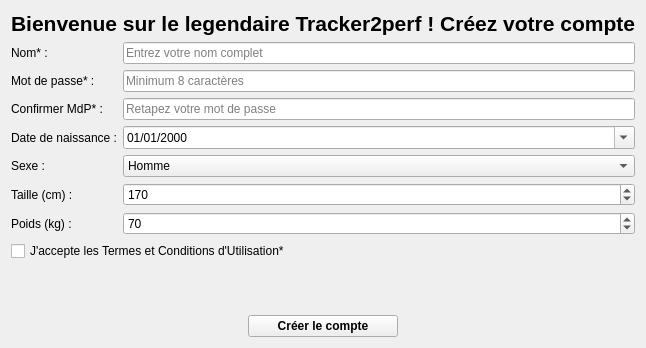
<?xml version="1.0" encoding="UTF-8"?>
<ui version="4.0">
 <class>FormCreationCompte</class>
 <widget class="QWidget" name="FormCreationCompte">
  <property name="geometry">
   <rect>
    <x>0</x>
    <y>0</y>
    <width>628</width>
    <height>348</height>
   </rect>
  </property>
  <property name="windowTitle">
   <string>Création de Compte</string>
  </property>
  <layout class="QVBoxLayout" name="verticalLayout_Main">
   <item>
    <widget class="QLabel" name="label_Bienvenue">
     <property name="font">
      <font>
       <pointsize>16</pointsize>
       <bold>true</bold>
      </font>
     </property>
     <property name="text">
      <string>Bienvenue sur le legendaire Tracker2perf ! Créez votre compte</string>
     </property>
     <property name="alignment">
      <set>Qt::AlignmentFlag::AlignCenter</set>
     </property>
    </widget>
   </item>
   <item>
    <layout class="QHBoxLayout" name="horizontalLayout_Content">
     <item>
      <layout class="QGridLayout" name="gridLayout_Form">
       <item row="3" column="1">
        <widget class="QDateEdit" name="dateEdit_Naissance">
         <property name="displayFormat">
          <string>dd/MM/yyyy</string>
         </property>
         <property name="calendarPopup">
          <bool>true</bool>
         </property>
        </widget>
       </item>
       <item row="1" column="1">
        <widget class="QLineEdit" name="lineEdit_Password">
         <property name="echoMode">
          <enum>QLineEdit::EchoMode::Password</enum>
         </property>
         <property name="placeholderText">
          <string>Minimum 8 caractères</string>
         </property>
        </widget>
       </item>
       <item row="0" column="1">
        <widget class="QLineEdit" name="lineEdit_Nom">
         <property name="placeholderText">
          <string>Entrez votre nom complet</string>
         </property>
        </widget>
       </item>
       <item row="6" column="1">
        <widget class="QSpinBox" name="spinBox_Poids">
         <property name="minimum">
          <number>20</number>
         </property>
         <property name="maximum">
          <number>250</number>
         </property>
         <property name="value">
          <number>70</number>
         </property>
        </widget>
       </item>
       <item row="1" column="0">
        <widget class="QLabel" name="label_Password">
         <property name="text">
          <string>Mot de passe* :</string>
         </property>
         <property name="buddy">
          <cstring>lineEdit_Password</cstring>
         </property>
        </widget>
       </item>
       <item row="4" column="1">
        <widget class="QComboBox" name="comboBox_Genre">
         <item>
          <property name="text">
           <string>Homme</string>
          </property>
         </item>
         <item>
          <property name="text">
           <string>Femme</string>
          </property>
         </item>
        </widget>
       </item>
       <item row="6" column="0">
        <widget class="QLabel" name="label_Poids">
         <property name="text">
          <string>Poids (kg) :</string>
         </property>
         <property name="buddy">
          <cstring>spinBox_Poids</cstring>
         </property>
        </widget>
       </item>
       <item row="5" column="1">
        <widget class="QSpinBox" name="spinBox_Taille">
         <property name="minimum">
          <number>50</number>
         </property>
         <property name="maximum">
          <number>250</number>
         </property>
         <property name="value">
          <number>170</number>
         </property>
        </widget>
       </item>
       <item row="0" column="0">
        <widget class="QLabel" name="label_Nom">
         <property name="text">
          <string>Nom* :</string>
         </property>
         <property name="buddy">
          <cstring>lineEdit_Nom</cstring>
         </property>
        </widget>
       </item>
       <item row="5" column="0">
        <widget class="QLabel" name="label_Taille">
         <property name="text">
          <string>Taille (cm) :</string>
         </property>
         <property name="buddy">
          <cstring>spinBox_Taille</cstring>
         </property>
        </widget>
       </item>
       <item row="4" column="0">
        <widget class="QLabel" name="label_Sexe">
         <property name="text">
          <string>Sexe :</string>
         </property>
         <property name="buddy">
          <cstring>comboBox_Genre</cstring>
         </property>
        </widget>
       </item>
       <item row="3" column="0">
        <widget class="QLabel" name="label_DateNaissance">
         <property name="text">
          <string>Date de naissance :</string>
         </property>
         <property name="buddy">
          <cstring>dateEdit_Naissance</cstring>
         </property>
        </widget>
       </item>
       <item row="2" column="0">
        <widget class="QLabel" name="label_PasswordConfirm">
         <property name="text">
          <string>Confirmer MdP* :</string>
         </property>
         <property name="buddy">
          <cstring>lineEdit_PasswordConfirm</cstring>
         </property>
        </widget>
       </item>
       <item row="2" column="1">
        <widget class="QLineEdit" name="lineEdit_PasswordConfirm">
         <property name="echoMode">
          <enum>QLineEdit::EchoMode::Password</enum>
         </property>
         <property name="placeholderText">
          <string>Retapez votre mot de passe</string>
         </property>
        </widget>
       </item>
      </layout>
     </item>
    </layout>
   </item>
   <item>
    <widget class="QCheckBox" name="checkBox_Terms">
     <property name="text">
      <string>J'accepte les Termes et Conditions d'Utilisation*</string>
     </property>
    </widget>
   </item>
   <item>
    <spacer name="verticalSpacer_Bottom">
     <property name="orientation">
      <enum>Qt::Orientation::Vertical</enum>
     </property>
     <property name="sizeHint" stdset="0">
      <size>
       <width>20</width>
       <height>15</height>
      </size>
     </property>
    </spacer>
   </item>
   <item>
    <layout class="QHBoxLayout" name="horizontalLayout_Buttons">
     <item>
      <spacer name="horizontalSpacer_ButtonLeft">
       <property name="orientation">
        <enum>Qt::Orientation::Horizontal</enum>
       </property>
       <property name="sizeHint" stdset="0">
        <size>
         <width>40</width>
         <height>20</height>
        </size>
       </property>
      </spacer>
     </item>
     <item>
      <widget class="QPushButton" name="pushButton_Confirm">
       <property name="minimumSize">
        <size>
         <width>150</width>
         <height>0</height>
        </size>
       </property>
       <property name="font">
        <font>
         <bold>true</bold>
        </font>
       </property>
       <property name="text">
        <string>Créer le compte</string>
       </property>
      </widget>
     </item>
     <item>
      <spacer name="horizontalSpacer_ButtonRight">
       <property name="orientation">
        <enum>Qt::Orientation::Horizontal</enum>
       </property>
       <property name="sizeHint" stdset="0">
        <size>
         <width>40</width>
         <height>20</height>
        </size>
       </property>
      </spacer>
     </item>
    </layout>
   </item>
  </layout>
 </widget>
 <tabstops>
  <tabstop>lineEdit_Nom</tabstop>
  <tabstop>lineEdit_Password</tabstop>
  <tabstop>lineEdit_PasswordConfirm</tabstop>
  <tabstop>dateEdit_Naissance</tabstop>
  <tabstop>comboBox_Genre</tabstop>
  <tabstop>spinBox_Taille</tabstop>
  <tabstop>spinBox_Poids</tabstop>
  <tabstop>checkBox_Terms</tabstop>
  <tabstop>pushButton_Confirm</tabstop>
 </tabstops>
 <resources/>
 <connections/>
</ui>
